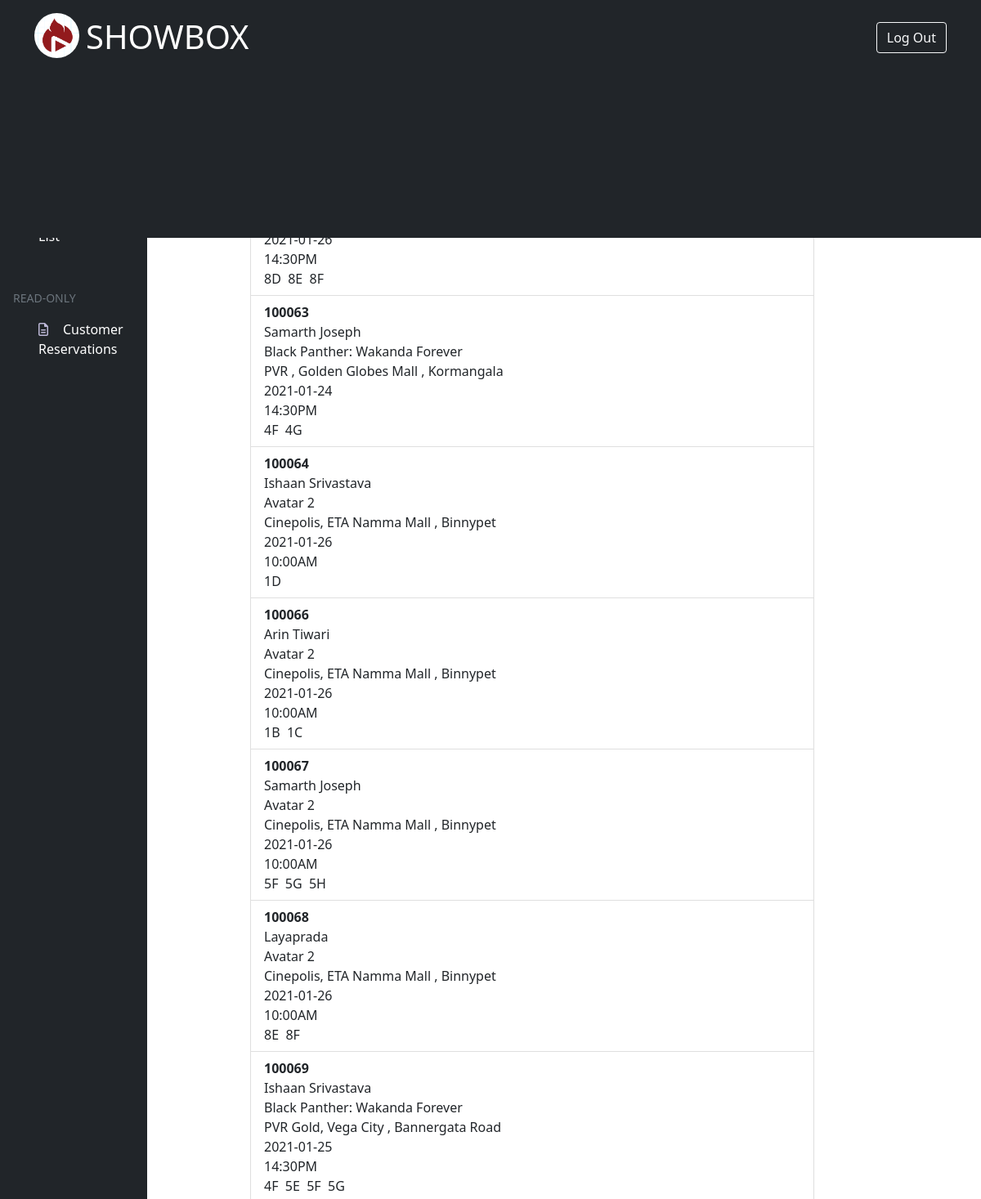
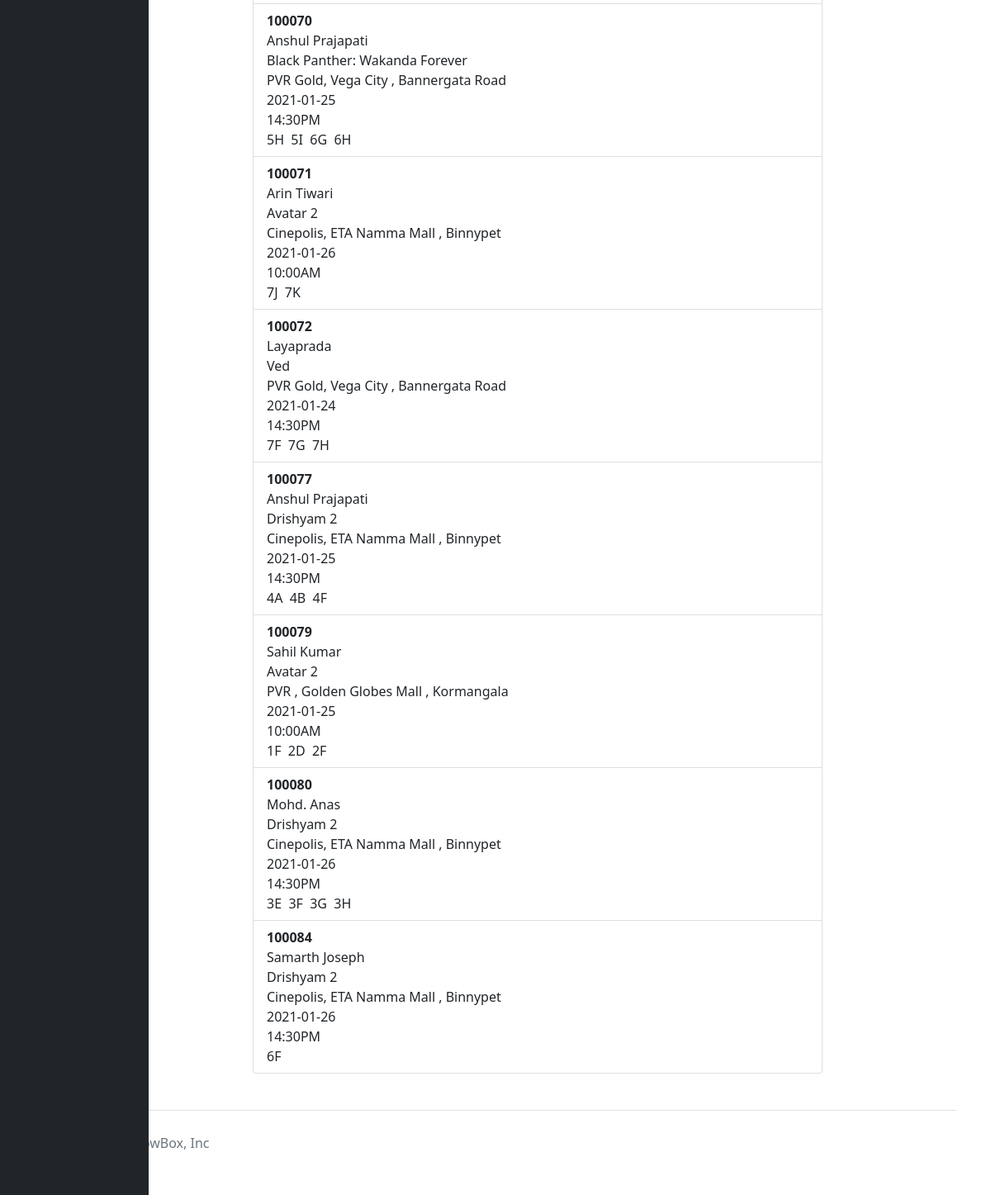
/admin_customerreservations.php, run on the app's committed database (2 pictures, top to bottom).
### tables this page shows
CREATE TABLE `booking` (
  `res_id` int(6) NOT NULL,
  `mov_id` int(4) NOT NULL,
  `th_id` int(5) NOT NULL,
  `show_date` date NOT NULL,
  `show_time` varchar(10) NOT NULL,
  `seat_id` varchar(2) NOT NULL
);

### admin_customerreservations.php (the view, shortened to what this page needs)
<!doctype html>
<html lang="en">
    <head>
        <link href="https://cdn.jsdelivr.net/npm/bootstrap@5.1.3/dist/css/bootstrap.min.css" rel="stylesheet">
    </head>
    <body>
        <?php include('admin_outline.html'); ?><br><br>
        <div class="row">
            <div class="col-3">
            </div>
            <div class="col-7" style="margin-top:128px;">
                <ul class="list-group">
                    <?php
                        $servername="localhost";
                        $username="root";
                        $password="";
                        $dbname="proj";
                        $conn=mysqli_connect($servername, $username, $password, $dbname);
                        $sql="SELECT DISTINCT(b.res_id), c.cust_name, m.mov_name, t.th_name, b.show_date, b.show_time FROM booking b, reservations r, customer c, movie m, theatre t WHERE b.res_id=r.res_id AND r.cust_id = c.cust_id AND b.th_id = t.th_id AND b.mov_id = m.mov_id ORDER BY b.res_id";
                        $query=mysqli_query($conn,$sql);
                        $valid=mysqli_num_rows($query)>0;
                        if($valid){
                            while($row=mysqli_fetch_assoc($query)){
                    ?>
                    <li class="list-group-item">
                        <b><?php echo $row['res_id'] ?></b><br>
                        <?php echo $row['cust_name'] ?><br>
                        <?php echo $row['mov_name'] ?><br>
                        <?php echo $row['th_name'] ?><br>
                        <?php echo $row['show_date'] ?><br>
                        <?php echo $row['show_time'] ?><br>
                        <?php
                            $sql1 = "SELECT seat_id FROM booking WHERE res_id = '$row[res_id]'";
                            $query1=mysqli_query($conn,$sql1);
                            $valid1=mysqli_num_rows($query1)>0;
                            if($valid1){
                                while($row1=mysqli_fetch_assoc($query1)){
                        ?>
                        <?php echo $row1['seat_id'] ?>&nbsp;
                        <?php
                            }
                        }
                        ?>
                    </li>
                    <?php
                            }
                        }
                        ?>
                </ul>
            </div>
        </div>
    </body>
</html>

### data on the page
booking: seat "8D"
booking: seat "8E"
booking: seat "8F"
booking: seat "4F"
booking: seat "4G"
booking: seat "1D"
booking: seat "1B"
booking: seat "1C"
booking: seat "5F"
booking: seat "5G"
booking: seat "5H"
booking: seat "8E"
booking: seat "8F"
booking: seat "4F"
booking: seat "5E"
booking: seat "5F"
booking: seat "5G"
booking: seat "5H"
booking: seat "5I"
booking: seat "6G"
booking: seat "6H"
booking: seat "7J"
booking: seat "7K"
booking: seat "7F"
booking: seat "7G"
booking: seat "7H"
booking: seat "4A"
booking: seat "4B"
booking: seat "4F"
booking: seat "1F"
booking: seat "2D"
booking: seat "2F"
booking: seat "3E"
booking: seat "3F"
booking: seat "3G"
booking: seat "3H"
booking: seat "6F"

### other printed values
$row['show_date'] "2021-01-26"
$row['show_time'] "14:30PM"
$row['res_id'] "100063"
$row['cust_name'] "Samarth Joseph"
$row['mov_name'] "Black Panther: Wakanda Forever"
$row['th_name'] "PVR , Golden Globes Mall , Kormangala"
$row['show_date'] "2021-01-24"
$row['res_id'] "100064"
$row['cust_name'] "Ishaan Srivastava"
$row['mov_name'] "Avatar 2"
$row['th_name'] "Cinepolis, ETA Namma Mall , Binnypet"
$row['show_time'] "10:00AM"
$row['res_id'] "100066"
$row['cust_name'] "Arin Tiwari"
$row['res_id'] "100067"
